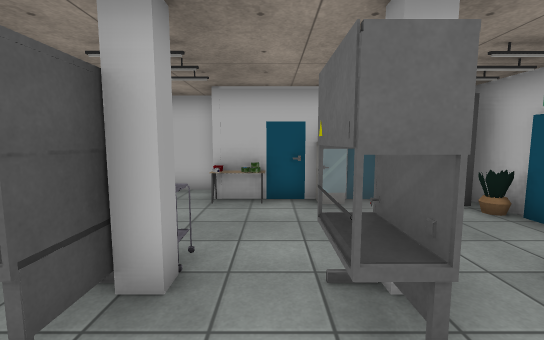
[1] (above)

12 first-person views from a walk through a Unity game level. The camera is 1.5 m above the floor, tilts 6° down and sees 90° across. The floor is counted in squares, 1 m on a side. Each view is taken from the middle of a square. On the plan, view 1 faces up. The plan holds only what a view shows up to about 14 squares ahead; the rest is blank. The player is left out. Door leaves are left out, so doorways stand open. Some surface patterns are stand-ins.

[2]
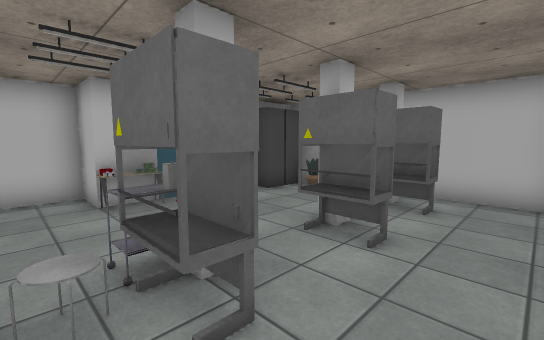

[3]
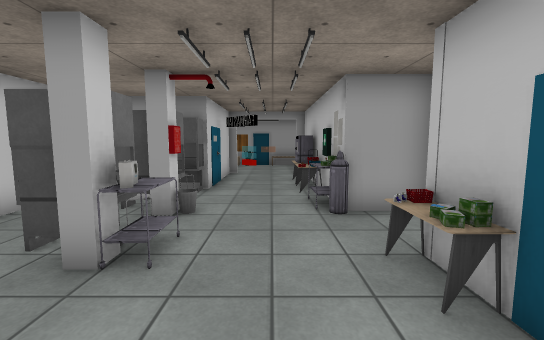

[4]
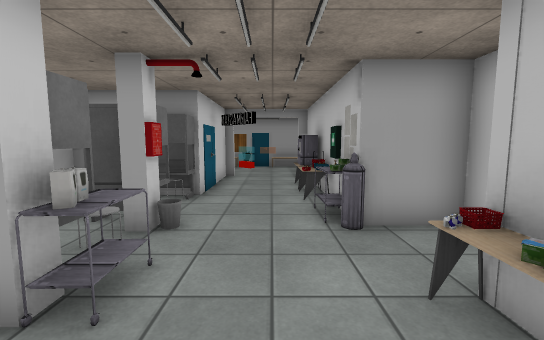

[5]
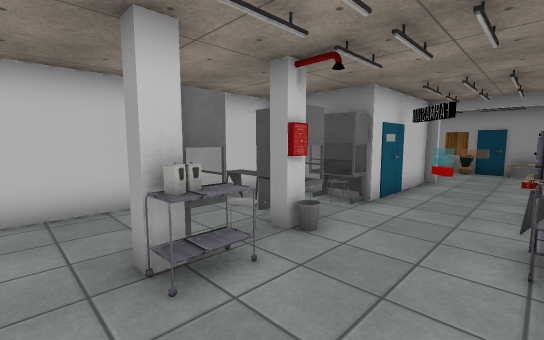

[6]
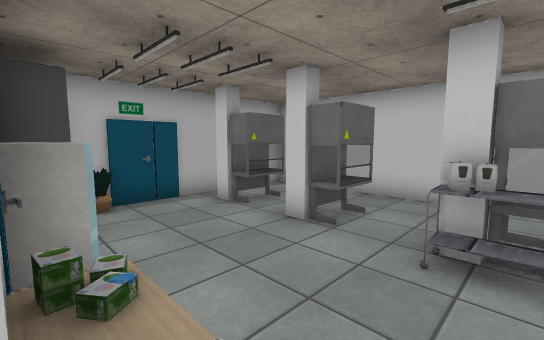

[7]
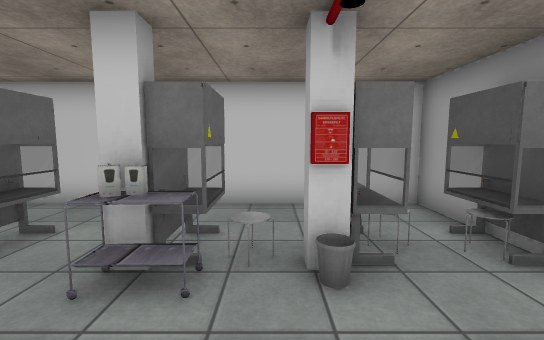

[8]
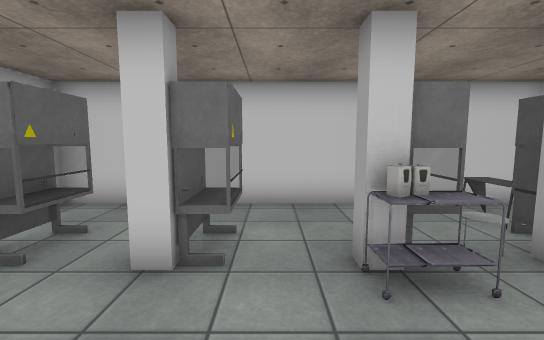

[9]
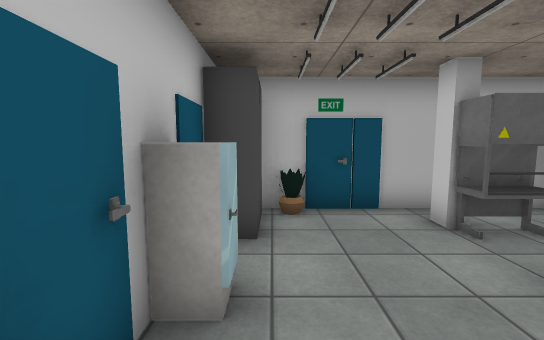

[10]
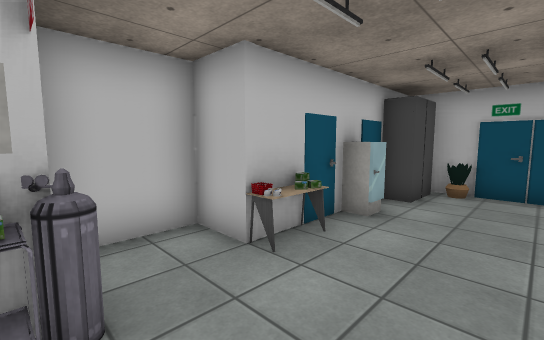

[11]
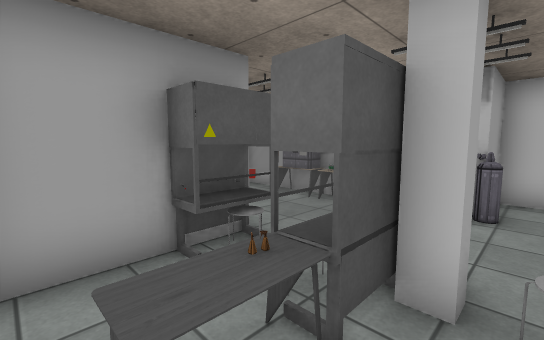

[12]
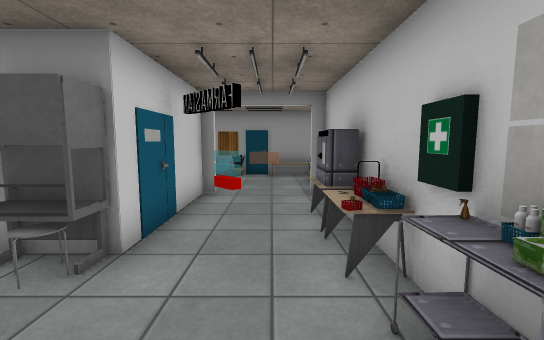

### Floor plan
Points are (right, up) in squares from view 1. A wall is a line through its corners. A room is listed if a view was taken in it or the views show most of it. See-through windows are left out.
Room 1 (views 1, 2, 3, 4, 5, 6, 7, 8, 9, 10, 11, 12)
walls: (-1.6, 2.5) (-1.6, 1.6) (-2.2, 1.6) (-2.2, 2.6); (-1.6, 1.5) (-1.6, 2.6); (0.4, 1.6) (1.1, 1.6) (1.1, 2.8) (0.4, 2.8); (-3.9, 3) (-3.9, 1.6); (1.2, 1.6) (0.5, 1.6) (0.5, 3) (1.7, 3); (-1.6, 7.4) (-1.6, 8.4) (-3.8, 8.4) (-3.8, 6.5) (-10.5, 6.5); (-4.6, 3) (-4.6, 2.4); (-4.6, 3) (-3.4, 3) (-3.4, 2.5); (-3.5, -0.5) (5.1, -0.5) (5.1, 6.9); (3.2, 7) (-0.6, 7); (3.6, 1.6) (3.6, 3); (3.6, 1.6) (2.9, 1.6) (2.9, 3) (4.1, 3); (-10.5, 3) (-5.8, 3)
ways out: opening at (-5, 2.5) to room 2; gap at (4, 3)
objects: other object (-9, 4) to (-8, 5); table (-9, 6) to (-8, 6); table (-7, 6) to (-6, 6); cart (-5, 6) to (-4, 6); cart (-2, 3); table (-1, 7); fridge (1, 6) to (2, 7); locker (3, 6) to (4, 7); plant (4, 6) to (5, 6)
Room 2 (no view inside)
walls: (-3.9, 1.6) (-4.6, 1.6); (-5.8, 2.8) (-6.5, 2.8) (-6.5, -0.5) (-3.5, -0.5); (-5.8, 3) (-5.8, 1.6) (-6.5, 1.6); (-3.4, 2.5) (-4, 2.5)
ways out: opening at (-5, 2.5) to room 1
objects: table (-4, 0) to (-4, 1)

Where each view was taken, in squares from view 1:
view 1: 0 up, 0 right, facing up
view 2: 0 up, 3 left, facing up-right
view 3: 5 up, 2 right, facing left
view 4: 5 up, 1 right, facing left
view 5: 6 up, 0 right, facing down-left
view 6: 7 up, 2 left, facing down-right
view 7: 6 up, 3 left, facing down
view 8: 6 up, 0 right, facing down
view 9: 6 up, 1 left, facing right
view 10: 4 up, 4 left, facing up-right
view 11: 0 up, 3 left, facing up-left
view 12: 5 up, 3 left, facing left
